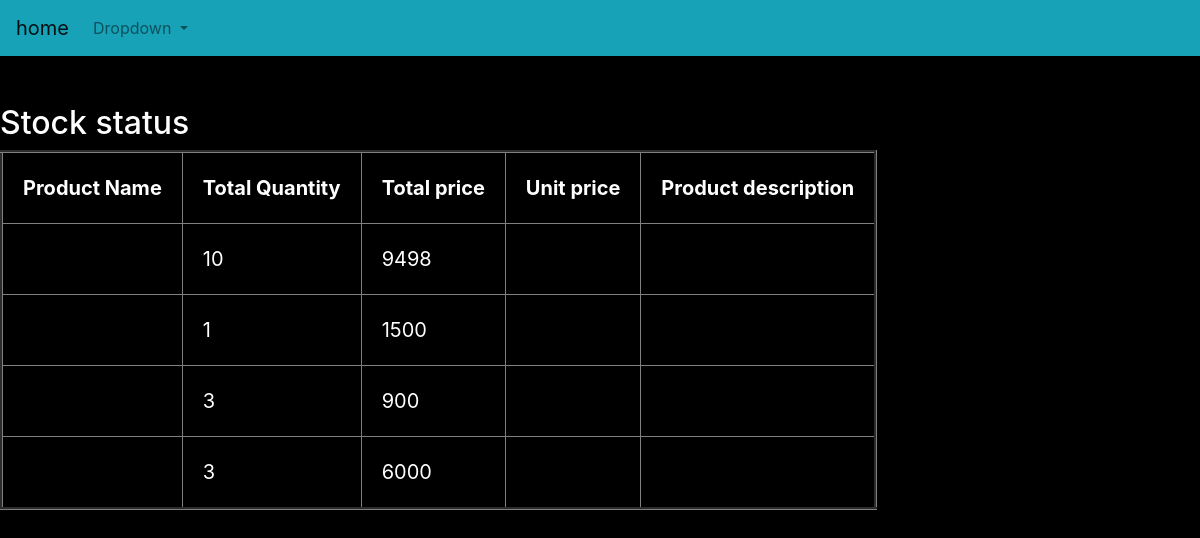
The page /available_pro.php on the database its author committed.
### tables this page shows
CREATE TABLE `total` (
  `tot_id` int(100) NOT NULL,
  `pro_id` int(100) NOT NULL,
  `tot_quantity` int(100) NOT NULL,
  `tot_price` int(60) NOT NULL
);

### available_pro.php (the view, shortened to what this page needs)
<?php
	include("connection.php");
?>
<!DOCTYPE html>
<html lang="en">
<head>
    <link rel="stylesheet" href="css/bootstrap.min.css">
	</head>
<body style="background-color:black;">
 <nav class="navbar navbar-expand-lg navbar-light bg-info">
      <a class="navbar-brand" href="home.php">home</a>
        <div class="collapse navbar-collapse" id="navbarSupportedContent">
            <ul class="navbar-nav mr-auto">
                <li class="nav-item dropdown">
                    <a class="nav-link dropdown-toggle" href="#" id="navbarDropdown" role="button"
                        data-toggle="dropdown" aria-haspopup="true" aria-expanded="false">
                        Dropdown
                    </a>
                </li>
            </ul>
        </div>
    </nav>
<br><br>
<h2><div style="color: white;">Stock status</div></h2>
<table id ="mytable" border="3" cellpadding="20" cellspacing="0">
<?php
$sql = "SELECT * FROM total";
$result = mysqli_query($connection, $sql);
echo "<tr>";
echo "<th><FONT COLOR='FFFFFF' style='font-size:20px'>" . 'Product Name' . "</FONT></th>";
echo "<th><FONT COLOR='FFFFFF' style='font-size:20px'>" . 'Total Quantity' . "</FONT></th>";
echo "<th><FONT COLOR='FFFFFF' style='font-size:20px'>" . 'Total price' . "</FONT></th>";
echo "<th><FONT COLOR='FFFFFF' style='font-size:20px'>" . 'Unit price' . "</FONT></th>";
echo "<th><FONT COLOR='FFFFFF' style='font-size:20px'>" . 'Product description' . "</FONT></th>";
echo "</tr>";
if (mysqli_num_rows($result) > 0) {
    while($row = mysqli_fetch_assoc($result)) {
		$d=$row['product_name'];
		$sql1 = "SELECT * FROM product where product_name ='$d' " ;
		$result1 = mysqli_query($connection, $sql1);
		$row1 = mysqli_fetch_assoc($result1);
            echo "<tr>";
			 echo "<td><FONT COLOR='FFFFFF' style='font-size:20px'>" . $row['product_name'] . "</FONT></td>";
			 echo "<td><FONT COLOR='FFFFFF' style='font-size:20px' >" . $row['tot_quantity'] . "</FONT></td>";
			 echo "<td><FONT COLOR='FFFFFF' style='font-size:20px'>" . $row['tot_price'] . "</FONT></td>";
			 echo "<td><FONT COLOR='FFFFFF' style='font-size:20px'>" . $row1['price'] . "</FONT></td>";
			  echo "<td><FONT COLOR='FFFFFF' style='font-size:20px'>" . $row1['product_description'] . "</FONT></td>";
			echo "</tr>";
    }
} else {
    echo "0 results";
}
?>
			</table>
</body>
</html>

### rows shown on the page
total: tot_quantity "10", tot_price "9498"
total: tot_quantity "1", tot_price "1500"
total: tot_quantity "3", tot_price "900"
total: tot_quantity "3", tot_price "6000"
